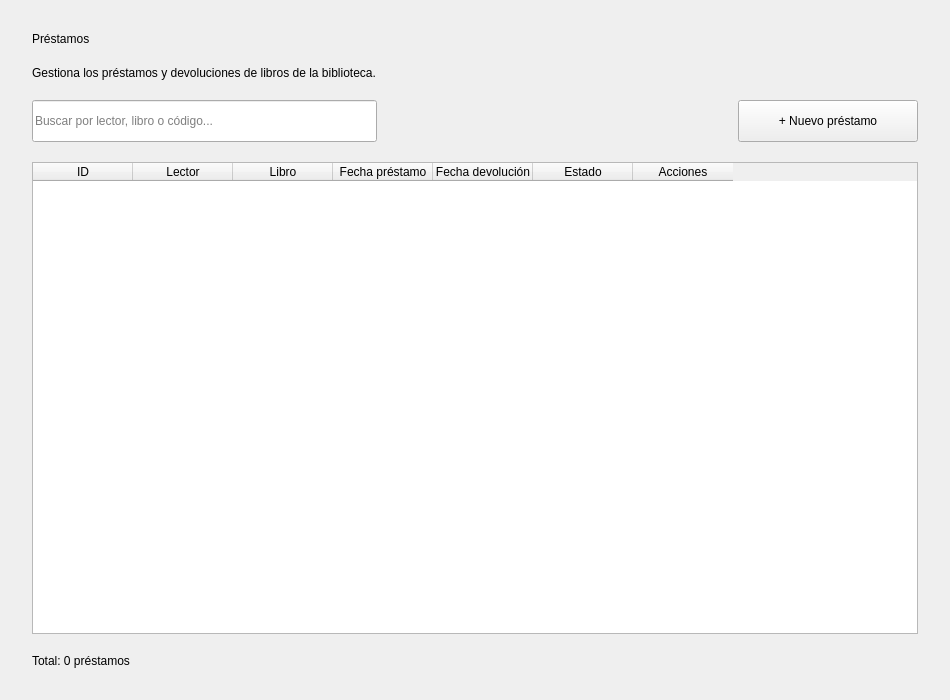
<?xml version="1.0" encoding="UTF-8"?>
<ui version="4.0">
 <class>PrestamosPage</class>
 <widget class="QWidget" name="PrestamosPage">
  <property name="geometry">
   <rect>
    <x>0</x>
    <y>0</y>
    <width>950</width>
    <height>700</height>
   </rect>
  </property>
  <property name="windowTitle">
   <string>Préstamos</string>
  </property>
  <layout class="QVBoxLayout" name="layoutPrincipal">
   <property name="spacing">
    <number>20</number>
   </property>
   <property name="leftMargin">
    <number>32</number>
   </property>
   <property name="topMargin">
    <number>32</number>
   </property>
   <property name="rightMargin">
    <number>32</number>
   </property>
   <property name="bottomMargin">
    <number>32</number>
   </property>
   <item>
    <widget class="QLabel" name="lblTitulo">
     <property name="text">
      <string>Préstamos</string>
     </property>
    </widget>
   </item>
   <item>
    <widget class="QLabel" name="lblDescripcion">
     <property name="text">
      <string>Gestiona los préstamos y devoluciones de libros de la biblioteca.</string>
     </property>
    </widget>
   </item>
   <item>
    <layout class="QHBoxLayout" name="layoutHerramientas">
     <property name="spacing">
      <number>16</number>
     </property>
     <item>
      <widget class="QLineEdit" name="txtBuscar">
       <property name="minimumSize">
        <size>
         <width>250</width>
         <height>42</height>
        </size>
       </property>
       <property name="placeholderText">
        <string>Buscar por lector, libro o código...</string>
       </property>
      </widget>
     </item>
     <item>
      <spacer name="espaciadorHorizontal">
       <property name="orientation">
        <enum>Qt::Horizontal</enum>
       </property>
       <property name="sizeHint" stdset="0">
        <size>
         <width>40</width>
         <height>20</height>
        </size>
       </property>
      </spacer>
     </item>
     <item>
      <widget class="QPushButton" name="btnNuevoPrestamo">
       <property name="minimumSize">
        <size>
         <width>180</width>
         <height>42</height>
        </size>
       </property>
       <property name="text">
        <string>+ Nuevo préstamo</string>
       </property>
      </widget>
     </item>
    </layout>
   </item>
   <item>
    <widget class="QTableWidget" name="tablaPrestamos">
     <property name="selectionBehavior">
      <enum>QAbstractItemView::SelectRows</enum>
     </property>
     <property name="selectionMode">
      <enum>QAbstractItemView::SingleSelection</enum>
     </property>
     <property name="editTriggers">
      <set>QAbstractItemView::NoEditTriggers</set>
     </property>
     <property name="columnCount">
      <number>7</number>
     </property>
     <column>
      <property name="text">
       <string>ID</string>
      </property>
     </column>
     <column>
      <property name="text">
       <string>Lector</string>
      </property>
     </column>
     <column>
      <property name="text">
       <string>Libro</string>
      </property>
     </column>
     <column>
      <property name="text">
       <string>Fecha préstamo</string>
      </property>
     </column>
     <column>
      <property name="text">
       <string>Fecha devolución</string>
      </property>
     </column>
     <column>
      <property name="text">
       <string>Estado</string>
      </property>
     </column>
     <column>
      <property name="text">
       <string>Acciones</string>
      </property>
     </column>
    </widget>
   </item>
   <item>
    <widget class="QLabel" name="lblTotal">
     <property name="text">
      <string>Total: 0 préstamos</string>
     </property>
    </widget>
   </item>
  </layout>
 </widget>
 <resources/>
 <connections/>
</ui>
